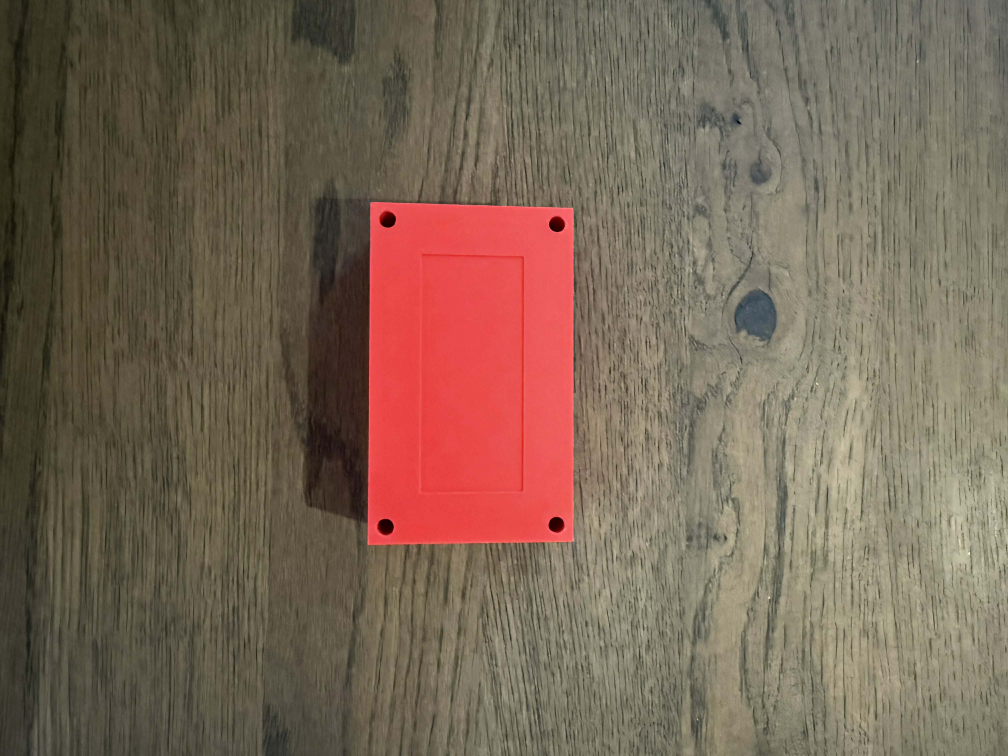
#> input picture 03_data/Sample_images/Sample2.jpg, 4032 x 3024 px (shown at 1/4 size)
$ python masking.py
#> lines starting #> are read from the running program, lines starting #| are printed output that depends on the picture; after the words box and inside, x2 and y2 are one past the last pixel; in counts of white or black regions, pixels touching at a corner belong together
### 05_tests/Vision_tests/rescale_size_drawing.py
from pathlib import Path
import numpy as np
import cv2 as cv

# Variables to locate "Sample_images" folder
SCRIPT_DIR = Path(__file__).resolve().parent
PROJECT_ROOT = SCRIPT_DIR.parents[1]
PICTURE_FOLDER = PROJECT_ROOT / "03_data" / "Sample_images"


def load_image(filename: str) -> np.ndarray:
    """Loads an image from the PICTURE_FOLDER directory.

    Args:
        filename (str): Name of the image file to load ("Sample1.jpg").

    Returns:
        NumPy: The loaded image in BGR format.

    Raises:
        AssertionError: if the image file cannot be found or loaded.
    """
#> called with filename = 'Sample2.jpg'
    path = PICTURE_FOLDER / filename
    img = cv.imread(str(path))
#> img is the input picture: shape (3024, 4032, 3); mean B, G, R 85.5, 102, 121.5
    assert img is not None, f"Could not read image: {path}"
    return img


def rescalePicture(frame: np.ndarray, scale: float = 0.4) -> np.ndarray:
    """Rescales the image based on the scale factor.

    Args:
        frame (np.ndarray): Input image loaded by OpenCV.
        scale (float, optional):
            Values <1 shrink the image, values >1 enlarge it.
            Defaults to 0.4.

    Returns:
        NumPy: The resized image.
    """
#> called with scale = 0.2
    width = int(frame.shape[1] * scale)
#> width = 806
    height = int(frame.shape[0] * scale)
#> height = 604
    return cv.resize(frame, (width, height), interpolation=cv.INTER_AREA)
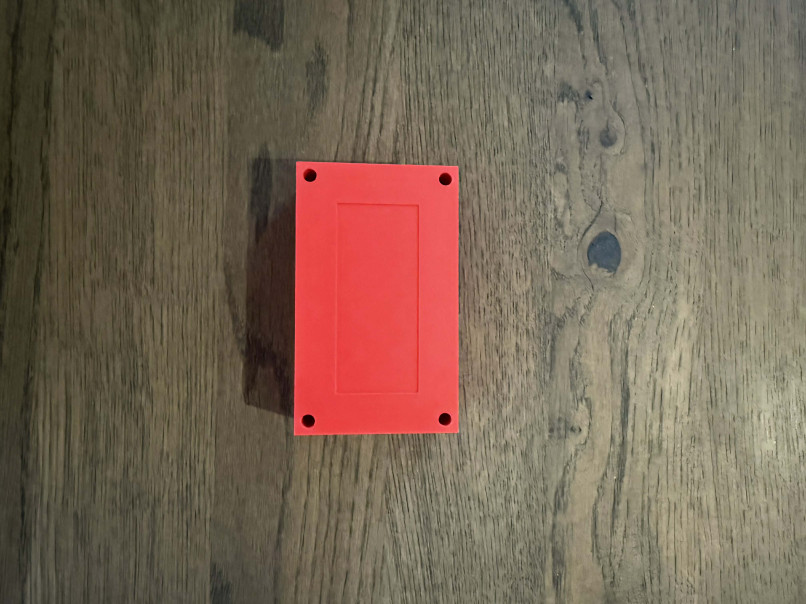
#> returned value: shape (604, 806, 3); mean of channels 0, 1, 2 85.5, 102, 121.5; drawn as B, G, R


# -------------------------------
# DRAWING FUNCTION
# -------------------------------
drawing = False
mode = True
ix, iy = -1, -1
original = None
overlay = None


# [61 lines left out: functions draw_rectangle, main, not called in this run]

# [2 lines that do not run on import are left out]

### 05_tests/Vision_tests/masking.py
import cv2 as cv
import numpy as np
from rescale_size_drawing import load_image
from rescale_size_drawing import rescalePicture

img = load_image("Sample2.jpg")
img = rescalePicture(img, scale=0.2)

blank = np.zeros(img.shape[:2], dtype='uint8')
cv.imshow('Blank image', blank)

rectangle = cv.rectangle(blank.copy(), (50,50), (300,300), 255, -1)
circle = cv.circle(blank.copy(), (200,200), 200, 255, -1)

mask = cv.circle(blank, (img.shape[1]//2 + -50,img.shape[0]//2 + 45), 100, 255, -1)
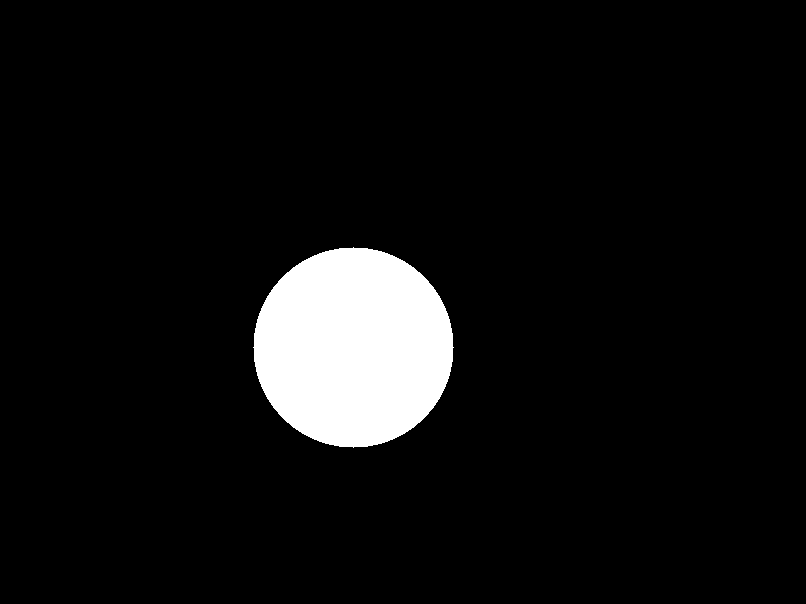
#> blank: shape (604, 806); 6.5% white; 1 white region, box (x1, y1, x2, y2) and area: (253, 247, 454, 448) 31417
#cv.imshow('Mask', mask)

weird_shape = cv.bitwise_and(circle, rectangle)
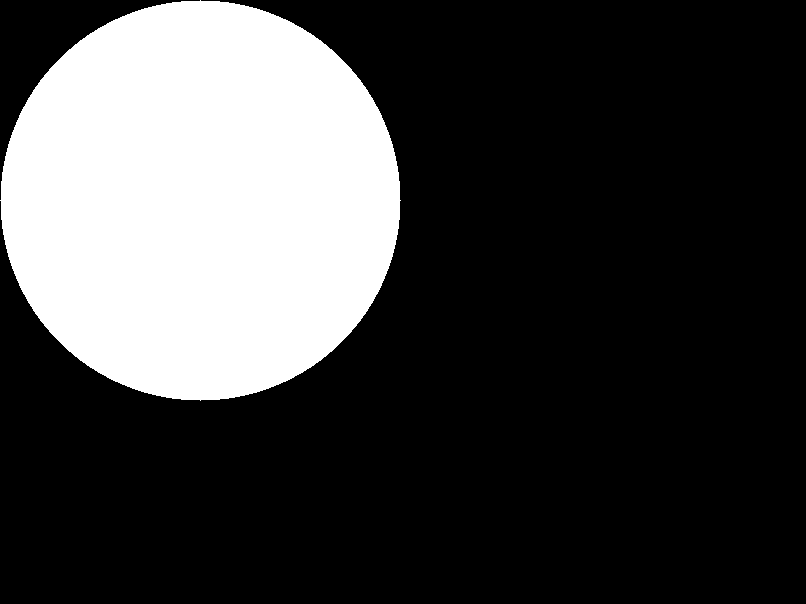
#> circle: shape (604, 806); 25.8% white; 1 white region, box (x1, y1, x2, y2) and area: (0, 0, 401, 401) 125629
cv.imshow('Weird Shape', weird_shape)
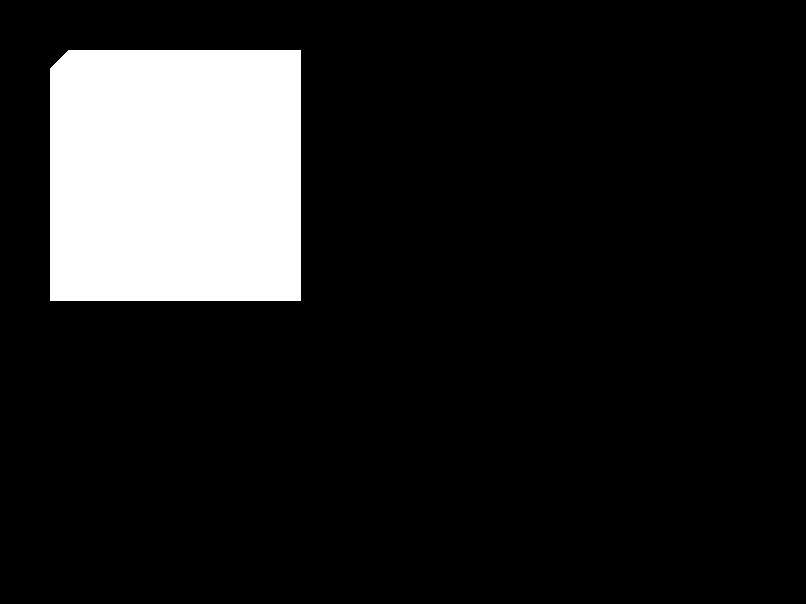
#> window 'Weird Shape': shape (604, 806); 12.9% white; 1 white region, box (x1, y1, x2, y2) and area: (50, 50, 301, 301) 62830


masked = cv.bitwise_or(img,img,mask=weird_shape)
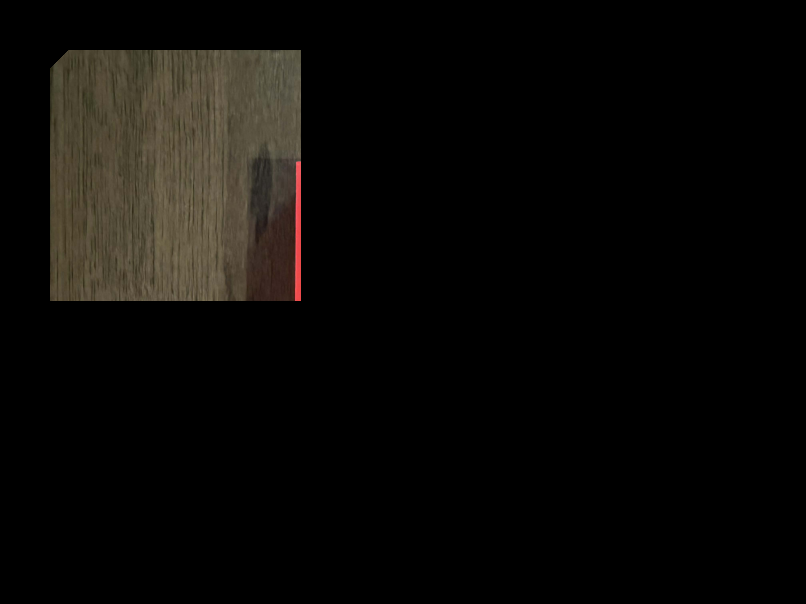
#> masked: shape (604, 806, 3); mean B, G, R 7.4, 9.7, 11.1
cv.imshow('Masked Image', masked)

cv.waitKey(0)

$ run again, with 03_data/Sample_images/frame_1764083636036.png saved as 03_data/Sample_images/Sample2.jpg
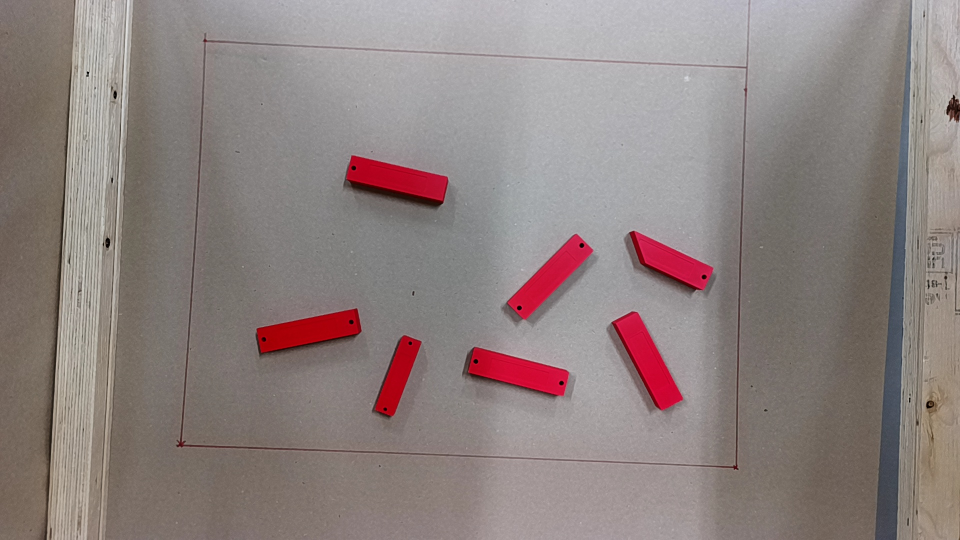
#> input picture 03_data/Sample_images/frame_1764083636036.png, 1920 x 1080 px (shown at 1/2 size)
#> in load_image, img is the input picture: shape (1080, 1920, 3); mean B, G, R 127.9, 129.9, 142
#> `mask = cv.circle(blank, (img.shape[1]//2 + -50,img.shape[0]//2 + 45), ..`:
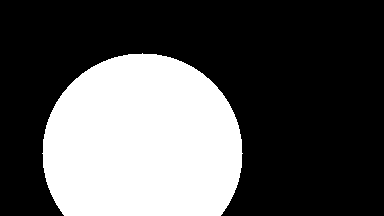
#> blank: shape (216, 384); 33% white; 1 white region, box (x1, y1, x2, y2) and area: (42, 53, 243, 216) 27339
#> circle: shape (216, 384); 81.8% white; 3 black regions (1 under 20 px), largest, box (x1, y1, x2, y2) and area: (0, 0, 200, 200) 8793, (201, 0, 384, 120) 6263
#> `masked = cv.bitwise_or(img,img,mask=weird_shape)`:
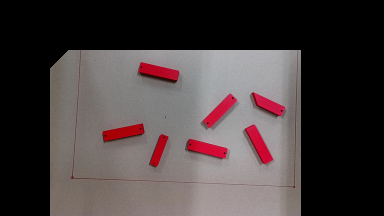
#> masked: shape (216, 384, 3); mean B, G, R 61.9, 61.7, 70.7

$ run again, with 03_data/Sample_images/frame_1764083658636.png saved as 03_data/Sample_images/Sample2.jpg
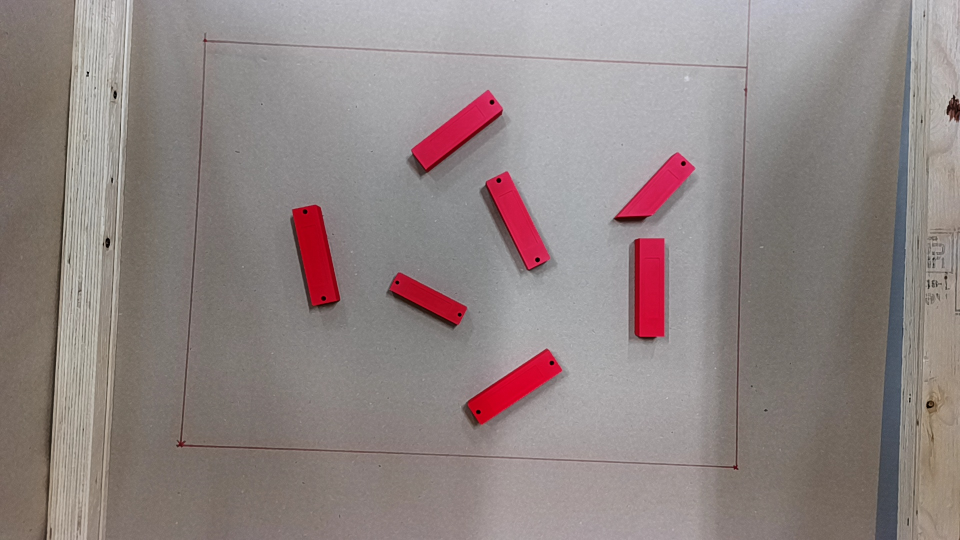
#> input picture 03_data/Sample_images/frame_1764083658636.png, 1920 x 1080 px (shown at 1/2 size)
#> in load_image, img is the input picture: shape (1080, 1920, 3); mean B, G, R 131.6, 132.9, 144.4
#> `mask = cv.circle(blank, (img.shape[1]//2 + -50,img.shape[0]//2 + 45), ..`:
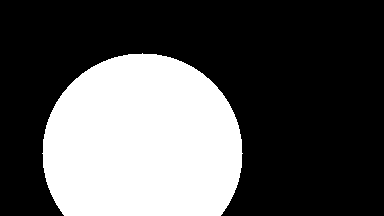
#> blank: shape (216, 384); 33% white; 1 white region, box (x1, y1, x2, y2) and area: (42, 53, 243, 216) 27339
#> circle: shape (216, 384); 81.8% white; 3 black regions (1 under 20 px), largest, box (x1, y1, x2, y2) and area: (0, 0, 200, 200) 8793, (201, 0, 384, 120) 6263
#> `masked = cv.bitwise_or(img,img,mask=weird_shape)`:
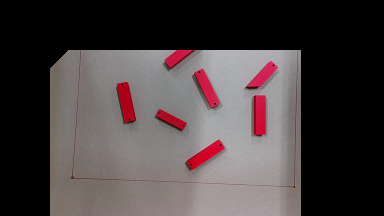
#> masked: shape (216, 384, 3); mean B, G, R 64.1, 63.6, 71.9

$ run again, with 03_data/Sample_images/frame_1764083678980.png saved as 03_data/Sample_images/Sample2.jpg
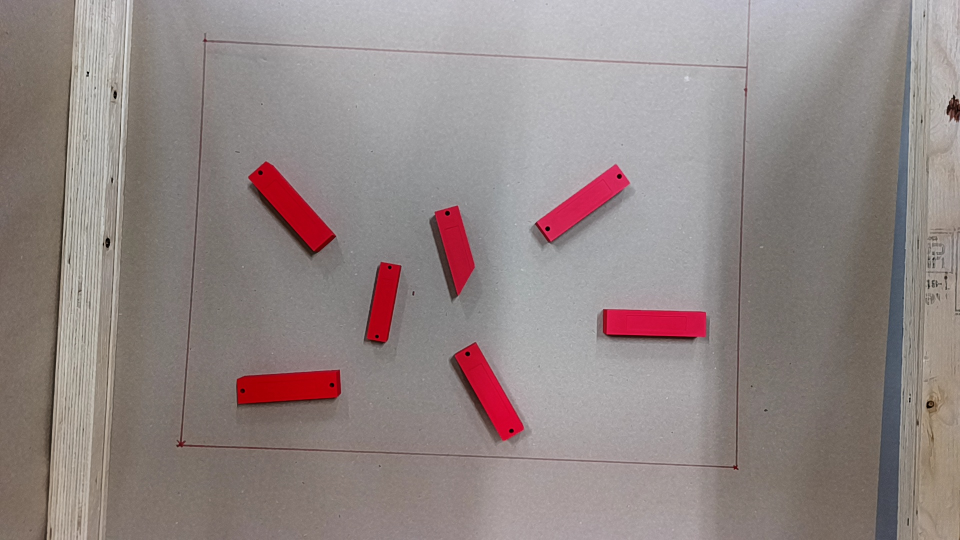
#> input picture 03_data/Sample_images/frame_1764083678980.png, 1920 x 1080 px (shown at 1/2 size)
#> in load_image, img is the input picture: shape (1080, 1920, 3); mean B, G, R 133.2, 134.6, 146.3
#> `mask = cv.circle(blank, (img.shape[1]//2 + -50,img.shape[0]//2 + 45), ..`:
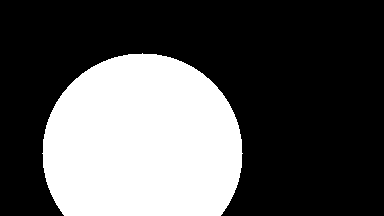
#> blank: shape (216, 384); 33% white; 1 white region, box (x1, y1, x2, y2) and area: (42, 53, 243, 216) 27339
#> circle: shape (216, 384); 81.8% white; 3 black regions (1 under 20 px), largest, box (x1, y1, x2, y2) and area: (0, 0, 200, 200) 8793, (201, 0, 384, 120) 6263
#> `masked = cv.bitwise_or(img,img,mask=weird_shape)`:
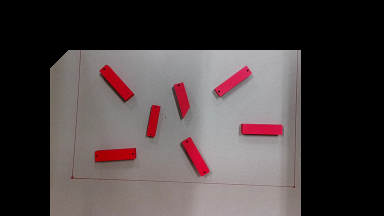
#> masked: shape (216, 384, 3); mean B, G, R 64.7, 64.3, 73
